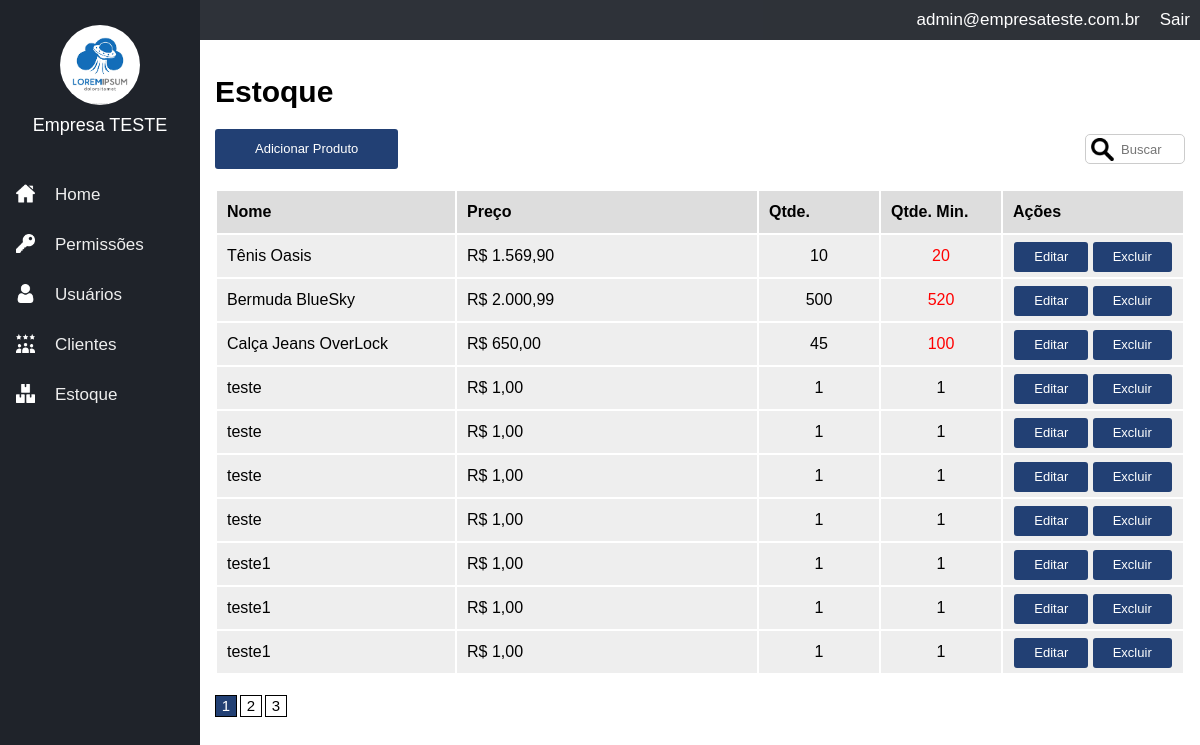
The page /inventory (signed in) on the database its author committed.
### tables this page shows
CREATE TABLE IF NOT EXISTS `inventory` (
  `id` int(11) NOT NULL AUTO_INCREMENT,
  `id_company` int(11) NOT NULL,
  `name` varchar(100) NOT NULL,
  `price` float NOT NULL,
  `quant` int(11) NOT NULL,
  `min_quant` int(11) NOT NULL,
  PRIMARY KEY (`id`)
);

### core/controller.php (called while the page is built, shortened)
<?php
class controller {
    public function loadTemplate($viewName, $viewData = array()){
        include 'views/template.php';
    }
    public function loadViewInTemplate($viewName, $viewData = array()){
        extract($viewData);
        include 'views/'.$viewName.'.php';
    }
}

### core/core.php (called while the page is built, shortened)
<?php
class Core {
    public function run(){
        $url= explode("index.php",$_SERVER['PHP_SELF']);
        $url= end($url);
        $params=array();
        if(!empty($url)){
            $url=explode('/',$url);
            array_shift($url);
            array_shift($url);
            if(isset($url[0])){
                $currentAction=$url[0];
                array_shift($url);
            }else{
                $currentAction='index';
            }
        }else{
            $currentController='homeController';
            $currentAction='index';
        }
        require_once 'core/controller.php';
        $c= new $currentController();
        call_user_func_array(array($c,$currentAction),$params);
    }
   }

### index.php (called while the page is built, shortened)
<?php
require'config.php';
$core= new Core();
$core->run();
?>

### core/model.php (called while the page is built, shortened)
<?php
class model {
    public function __construct(){
        global $config;
        $this->db=new PDO("mysql:dbname=".$config['dbname'].';host='.$config['host'],$config['dbuser'],$config['dbpass']);
    }
}

### config.php (called while the page is built, shortened)
<?php
$config= array();
if (ENVIRONMENT=="development"){
    $config['dbname']='contaazul';
    $config['host']='localhost';
    $config['dbuser']='root';
    $config['dbpass']='';
} else{
}

### models/Inventory.php (called while the page is built, shortened)
<?php
class Inventory extends model {
    public function getList($offset, $id_company) {
        $data = array();
        $sql = $this->db->prepare("SELECT * FROM inventory WHERE id_company = :id_company LIMIT $offset, 10");
        $sql->bindValue(":id_company", $id_company);
        $sql->execute();
        if($sql->rowCount() > 0) {
            $data = $sql->fetchAll();
        }
        return $data;
    }
}

### models/Users.php (called while the page is built, shortened)
<?php
class Users extends model {
    private $userInfo;
    public function setLoggedUser() {
        if(isset($_SESSION['ccUser']) && !empty($_SESSION['ccUser'])) {
            $id = $_SESSION['ccUser'];
            $sql = $this->db->prepare("SELECT * FROM users WHERE id = :id");
            $sql->bindValue(':id', $id);
            $sql->execute();
            if($sql->rowCount() > 0) {
                $this->userInfo = $sql->fetch();
            }
        }
    }
    public function getCompany() {
        if(isset($this->userInfo['id_company'])) {
            return $this->userInfo['id_company'];
        } else {
            return 0;
        }
    }
    public function getEmail() {
        if(isset($this->userInfo['email'])) {
            return $this->userInfo['email'];
        } else {
            return '';
        }
    }
}

### models/Companies.php (called while the page is built, shortened)
<?php
class Companies extends model {
    private $companyInfo;
    public function __construct($id) {
        $sql = $this->db->prepare("SELECT * FROM companies WHERE id = :id");
        $sql->bindValue(':id', $id);
        $sql->execute();
        if($sql->rowCount() > 0) {
            $this->companyInfo = $sql->fetch();
        }
    }
    public function getName() {
        if(isset($this->companyInfo['name'])){
            return $this->companyInfo['name'];
        } else {
            return '';
        }
    }
}

### views/inventory.php (the view, shortened to what this page needs)
<h1>Estoque</h1>
<?php if($edit_permission): ?>
    <div class="button"><a href="<?php echo BASE_URL; ?>/inventory/add" class="button">Adicionar Produto</a></div>
    <input type="text" id="busca" data-type="search_inventory" placeholder="Buscar" autocomplete="off"/>
<?php endif; ?>
<table border="0" width="100%">
    <tr>
        <th>Nome</th>
        <th>Preço</th>
        <th>Qtde.</th>
        <th>Qtde. Min.</th>
        <th>Ações</th>
    </tr>
    <?php foreach($inventory_list as $product): ?>
        <tr>
            <td><?php echo $product['name']; ?></td>
            <td width="280">R$ <?php echo number_format($product['price'], 2, ',', '.'); ?></td>
            <td width="100" style="text-align:center"><?php echo $product['quant']; ?></td>
            <td width="100" style="text-align:center"><?php
                if($product['min_quant'] > $product['quant']) {
                    echo '<span style="color:red">'.($product['min_quant']).'</span>';
                } else {
                    echo $product['min_quant'];
                }
                ?></td>
            <td width="160" style="text-align:center">
                <?php if($edit_permission): ?>
                    <a class="button button_small" href="<?php echo BASE_URL; ?>/inventory/edit/<?php echo $product['id']; ?>">Editar</a>
                    <a class="button button_small" href="<?php echo BASE_URL; ?>/inventory/delete/<?php echo $product['id']; ?>" onclick="return confirm('Deseja realmente excluir esse item?')">Excluir</a>
                <?php else: ?>
                    <a class="button button_small" href="<?php echo BASE_URL; ?>/inventory/view/<?php echo $product['id']; ?>">Visualizar</a>
                <?php endif; ?>
            </td>
        </tr>
    <?php endforeach ?>
</table>
<div class="pagination">
    <?php for($q=1;$q<=$p_count;$q++): ?>
        <a class="pag_item <?php echo ($q==$p)?'pag_ativo':''; ?>" href="<?php echo BASE_URL; ?>/inventory?p=<?php echo $q; ?>"><?php echo $q; ?></a>
    <?php endfor; ?>
</div>

### assets/css/template.css (style rules this page uses)
body { margin:0; padding:0; font-size:15px; font-family:Arial; }
input[type=text], input[type=email], input[type=password], input[type=number], select, textarea { width:100%; height:30px; font-size:13px; outline:0; padding-left:5px; padding-right:5px; margin-top:5px; }
input[type=submit], button, .button { border:0px; background-color:#224074; color:#FFF; height:40px; line-height:40px; border-radius:3px; padding-left:20px; padding-right:20px; cursor:pointer; font-size:13px; display: inline-block; }
.button_small { height:30px; line-height:30px; text-decoration:none; }
.button a { color:#FFF; text-decoration:none; }
table { margin-top:20px; }
table th { height:40px; line-height:40px; background-color:#DDD; text-align:left; padding-left:10px; padding-right:10px; }
table td { height:40px; line-height:40px; background-color:#EEE; text-align:left; padding-left:10px; padding-right:10px; }
.pagination { margin-top:20px; margin-bottom:20px; }
.pag_item { width:20px; height:20px; float:left; border:1px solid #000; margin-right: 3px; text-align: center; line-height: 20px; color:#000; text-decoration: none; }
.pag_ativo { background-color:#224074; color:#FFF; }
#busca { width:100px; float:right; background-image:url('../images/search.png'); background-repeat: no-repeat; background-size:23px 23px; background-position: 5px; padding-left: 35px; border-radius:5px; border:1px solid #CCC; }

### rows shown on the page
inventory: name "Tênis Oasis", price "1.569,90", quant "10", min_quant "20"
inventory: name "Bermuda BlueSky", price "2.000,99", quant "500", min_quant "520"
inventory: name "Calça Jeans OverLock", price "650,00", quant "45", min_quant "100"
inventory: name "teste", price "1,00", quant "1", min_quant "1"
inventory: name "teste", price "1,00", quant "1", min_quant "1"
inventory: name "teste", price "1,00", quant "1", min_quant "1"
inventory: name "teste", price "1,00", quant "1", min_quant "1"
inventory: name "teste1", price "1,00", quant "1", min_quant "1"
inventory: name "teste1", price "1,00", quant "1", min_quant "1"
inventory: name "teste1", price "1,00", quant "1", min_quant "1"

### other values the page prints
$viewData['company_name'] "Empresa TESTE"
$viewData['user_email'] "admin@empresateste.com.br"
